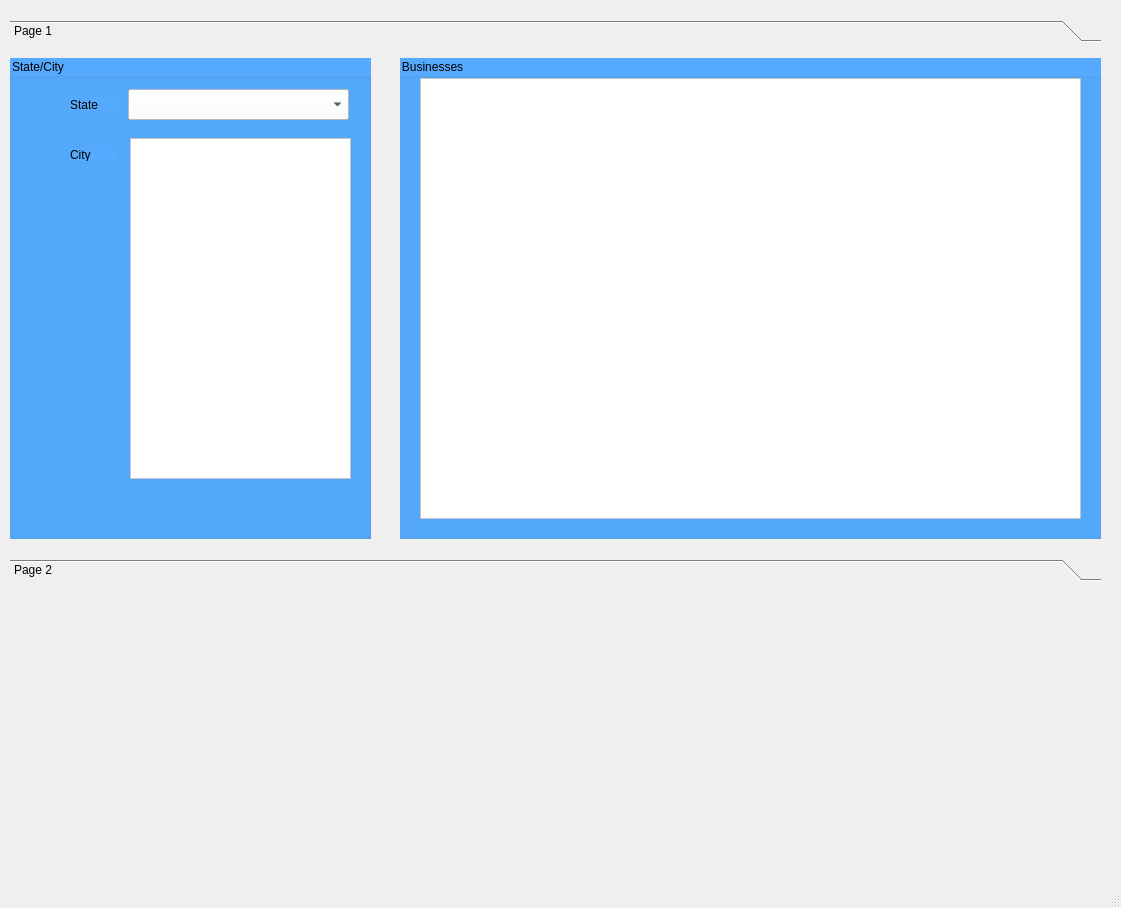
<?xml version="1.0" encoding="UTF-8"?>
<ui version="4.0">
 <class>MainWindow</class>
 <widget class="QMainWindow" name="MainWindow">
  <property name="geometry">
   <rect>
    <x>0</x>
    <y>0</y>
    <width>1121</width>
    <height>908</height>
   </rect>
  </property>
  <property name="windowTitle">
   <string>MainWindow</string>
  </property>
  <widget class="QWidget" name="centralwidget">
   <widget class="QToolBox" name="toolBox">
    <property name="geometry">
     <rect>
      <x>10</x>
      <y>20</y>
      <width>1091</width>
      <height>561</height>
     </rect>
    </property>
    <property name="currentIndex">
     <number>0</number>
    </property>
    <widget class="QWidget" name="page">
     <property name="geometry">
      <rect>
       <x>0</x>
       <y>0</y>
       <width>1091</width>
       <height>507</height>
      </rect>
     </property>
     <attribute name="label">
      <string>Page 1</string>
     </attribute>
     <widget class="QGroupBox" name="groupBox">
      <property name="geometry">
       <rect>
        <x>0</x>
        <y>10</y>
        <width>361</width>
        <height>481</height>
       </rect>
      </property>
      <property name="styleSheet">
       <string notr="true">background-color: rgb(85, 170, 255);</string>
      </property>
      <property name="title">
       <string>State/City</string>
      </property>
      <widget class="QComboBox" name="comboBox">
       <property name="geometry">
        <rect>
         <x>118</x>
         <y>31</y>
         <width>221</width>
         <height>31</height>
        </rect>
       </property>
       <property name="styleSheet">
        <string notr="true">background-color: rgb(255, 255, 255);</string>
       </property>
      </widget>
      <widget class="QLabel" name="label">
       <property name="geometry">
        <rect>
         <x>60</x>
         <y>40</y>
         <width>47</width>
         <height>13</height>
        </rect>
       </property>
       <property name="text">
        <string>State</string>
       </property>
      </widget>
      <widget class="QLabel" name="label_2">
       <property name="geometry">
        <rect>
         <x>60</x>
         <y>90</y>
         <width>47</width>
         <height>13</height>
        </rect>
       </property>
       <property name="text">
        <string>City</string>
       </property>
      </widget>
      <widget class="QListWidget" name="listWidget">
       <property name="geometry">
        <rect>
         <x>120</x>
         <y>80</y>
         <width>221</width>
         <height>341</height>
        </rect>
       </property>
       <property name="styleSheet">
        <string notr="true">background-color: rgb(255, 255, 255);</string>
       </property>
      </widget>
     </widget>
     <widget class="QGroupBox" name="businessGroup">
      <property name="geometry">
       <rect>
        <x>390</x>
        <y>10</y>
        <width>701</width>
        <height>481</height>
       </rect>
      </property>
      <property name="styleSheet">
       <string notr="true">background-color: rgb(85, 170, 255);</string>
      </property>
      <property name="title">
       <string>Businesses</string>
      </property>
      <widget class="QTableWidget" name="tableWidget">
       <property name="geometry">
        <rect>
         <x>20</x>
         <y>20</y>
         <width>661</width>
         <height>441</height>
        </rect>
       </property>
       <property name="styleSheet">
        <string notr="true">background-color: rgb(255, 255, 255);</string>
       </property>
      </widget>
     </widget>
    </widget>
    <widget class="QWidget" name="page_2">
     <property name="geometry">
      <rect>
       <x>0</x>
       <y>0</y>
       <width>1091</width>
       <height>507</height>
      </rect>
     </property>
     <attribute name="label">
      <string>Page 2</string>
     </attribute>
    </widget>
   </widget>
  </widget>
  <widget class="QMenuBar" name="menubar">
   <property name="geometry">
    <rect>
     <x>0</x>
     <y>0</y>
     <width>1121</width>
     <height>21</height>
    </rect>
   </property>
  </widget>
  <widget class="QStatusBar" name="statusbar"/>
 </widget>
 <resources/>
 <connections/>
</ui>
